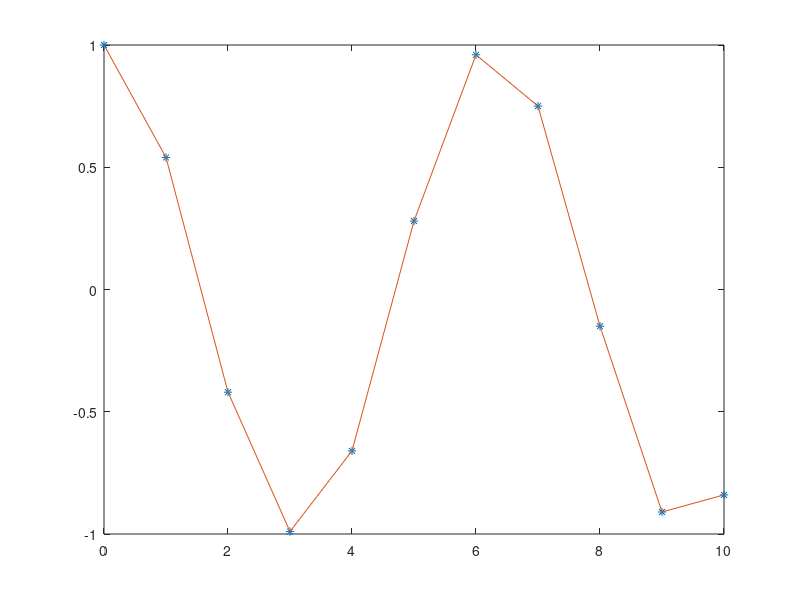

MATLAB code to generate this figure:
close all
clear all
clc
x=[0 1 2 3 4 5 6 7 8 9 10];
y=[1 0.54 -0.42 -0.99 -0.66 0.28 0.96 0.75 -0.15 -0.91 -0.84];
n=length(x);
p=0;v=1;
for i=1:n
    for j=1:n
        if i~=j v=conv(v,(poly(x(j))/(x(i)-x(j))));
        end
    end
    p=p+y(i)*v;
    v=1;
end
plot(x,y,'*')
hold on
plot(x,polyval(p,x))
